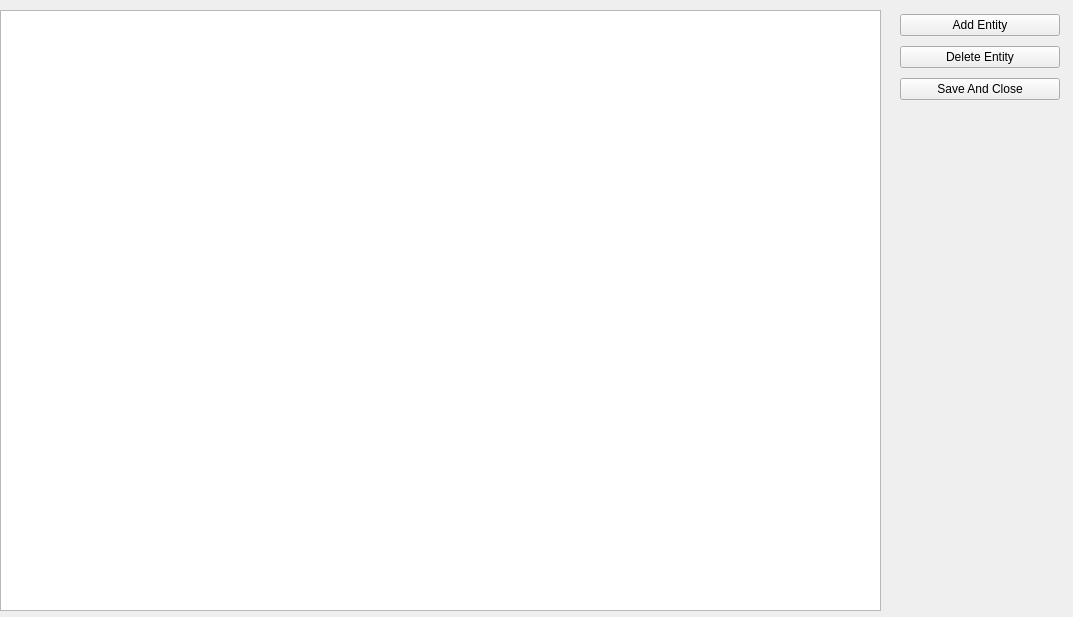
<?xml version="1.0" encoding="UTF-8"?>
<ui version="4.0">
 <class>TimetableEditorForm</class>
 <widget class="QWidget" name="TimetableEditorForm">
  <property name="windowModality">
   <enum>Qt::WindowModal</enum>
  </property>
  <property name="geometry">
   <rect>
    <x>0</x>
    <y>0</y>
    <width>1073</width>
    <height>617</height>
   </rect>
  </property>
  <property name="focusPolicy">
   <enum>Qt::StrongFocus</enum>
  </property>
  <property name="windowTitle">
   <string>Form</string>
  </property>
  <widget class="QWidget" name="verticalLayoutWidget">
   <property name="geometry">
    <rect>
     <x>900</x>
     <y>10</y>
     <width>160</width>
     <height>95</height>
    </rect>
   </property>
   <layout class="QVBoxLayout" name="verticalLayout">
    <item>
     <widget class="QPushButton" name="pushButton">
      <property name="text">
       <string>Add Entity</string>
      </property>
     </widget>
    </item>
    <item>
     <widget class="QPushButton" name="pushButton_2">
      <property name="text">
       <string>Delete Entity</string>
      </property>
     </widget>
    </item>
    <item>
     <widget class="QPushButton" name="pushButton_3">
      <property name="text">
       <string>Save And Close</string>
      </property>
     </widget>
    </item>
   </layout>
  </widget>
  <widget class="QTableWidget" name="tableWidget">
   <property name="geometry">
    <rect>
     <x>0</x>
     <y>10</y>
     <width>881</width>
     <height>601</height>
    </rect>
   </property>
  </widget>
 </widget>
 <resources/>
 <connections/>
</ui>
